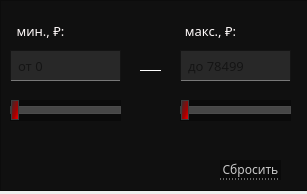
   <widget class="QWidget" name="price">
    <property name="geometry">
     <rect>
      <x>0</x>
      <y>0</y>
      <width>307</width>
      <height>194</height>
     </rect>
    </property>
    <property name="sizePolicy">
     <sizepolicy hsizetype="Preferred" vsizetype="Preferred">
      <horstretch>0</horstretch>
      <verstretch>0</verstretch>
     </sizepolicy>
    </property>
    <property name="maximumSize">
     <size>
      <width>16777215</width>
      <height>16777215</height>
     </size>
    </property>
    <property name="sizeIncrement">
     <size>
      <width>0</width>
      <height>0</height>
     </size>
    </property>
    <property name="baseSize">
     <size>
      <width>0</width>
      <height>200</height>
     </size>
    </property>
    <attribute name="icon">
     <iconset>
      <normaloff>../../images/down-arrow.png</normaloff>
      <normalon>../../images/down-arrow (1).png</normalon>
      <activeoff>../../images/down-arrow.png</activeoff>
      <activeon>../../images/down-arrow (1).png</activeon>
      <selectedoff>../../images/down-arrow.png</selectedoff>
      <selectedon>../../images/down-arrow (1).png</selectedon>../../images/down-arrow.png</iconset>
    </attribute>
    <attribute name="label">
     <string>Цена, ₽</string>
    </attribute>
    <widget class="QFrame" name="tbFrameProc">
     <property name="geometry">
      <rect>
       <x>0</x>
       <y>0</y>
       <width>311</width>
       <height>191</height>
      </rect>
     </property>
     <property name="styleSheet">
      <string notr="true">QFrame{
	background-color: #101010;
}</string>
     </property>
     <property name="frameShape">
      <enum>QFrame::StyledPanel</enum>
     </property>
     <property name="frameShadow">
      <enum>QFrame::Raised</enum>
     </property>
     <widget class="QSlider" name="sliderPriceMin">
      <property name="geometry">
       <rect>
        <x>10</x>
        <y>100</y>
        <width>111</width>
        <height>21</height>
       </rect>
      </property>
      <property name="styleSheet">
       <string notr="true">QSlider{
	background-color: rgb(10, 10, 10);
}

QSlider::groove:horizontal {
border: 1px solid #bbb;
background: rgb(160,160,160);
height:6px;
}

QSlider::sub-page:horizontal {
border: 1px solid rgb(60,60,60);
background: qlineargradient(spread:pad, x1:0, y1:1, x2:1, y2:0, stop:0.125 rgba(66, 68, 68, 255), stop:0.426136 rgba(117, 19, 19, 255), stop:0.852273 rgba(255, 0, 0, 255));

color: rgb(144, 144, 144);
height: 6px;
}

QSlider::add-page:horizontal {
border: 1px solid rgb(75,75,75);
background: rgb(70,70,70);
}

QSlider::handle:horizontal {
border: 1px solid rgb(60,60,60);
background:qlineargradient(spread:pad, x1:1, y1:1, x2:0, y2:0.057, stop:0 rgba(255, 0, 0, 255), stop:0.398876 rgba(165, 0, 0, 255), stop:0.994318 rgba(46, 48, 49, 255));
width: 6px;
margin-top: -7px;
margin-bottom: -7px;
}

QSlider::handle:horizontal:hover {
border: 1px solid rgb(60,60,60);
background: qlineargradient(x1:0, y1:0, x2:1, y2:1,
    stop:0 rgb(105,105,105), stop:1 rgb(250,0,0));
width: 9px;
margin-top: -7px;
margin-bottom: -7px;
}


QSlider::sub-page:horizontal:disabled {
background: #bbb;
border-color: #999;
}

QSlider::add-page:horizontal:disabled {
background: #eee;
border-color: #999;
}

QSlider::handle:horizontal:disabled {
background: #eee;
border: 1px solid #aaa;
border-radius: 4px;
}</string>
      </property>
      <property name="value">
       <number>0</number>
      </property>
      <property name="tracking">
       <bool>true</bool>
      </property>
      <property name="orientation">
       <enum>Qt::Horizontal</enum>
      </property>
      <property name="invertedAppearance">
       <bool>false</bool>
      </property>
      <property name="invertedControls">
       <bool>false</bool>
      </property>
     </widget>
     <widget class="Line" name="line_2">
      <property name="geometry">
       <rect>
        <x>140</x>
        <y>70</y>
        <width>21</width>
        <height>19</height>
       </rect>
      </property>
      <property name="styleSheet">
       <string notr="true">border:0px;
border-top: 1px solid white;</string>
      </property>
      <property name="orientation">
       <enum>Qt::Horizontal</enum>
      </property>
     </widget>
     <widget class="QSlider" name="sliderPriceMax">
      <property name="geometry">
       <rect>
        <x>180</x>
        <y>100</y>
        <width>111</width>
        <height>21</height>
       </rect>
      </property>
      <property name="styleSheet">
       <string notr="true">QSlider{
	background-color: rgb(10, 10, 10);
}

QSlider::groove:horizontal {
border: 1px solid #bbb;
background: rgb(160,160,160);
height:6px;
}

QSlider::sub-page:horizontal {
border: 1px solid rgb(60,60,60);
background: qlineargradient(spread:pad, x1:0, y1:1, x2:1, y2:0, stop:0.125 rgba(66, 68, 68, 255), stop:0.426136 rgba(117, 19, 19, 255), stop:0.852273 rgba(255, 0, 0, 255));

color: rgb(144, 144, 144);
height: 6px;
}

QSlider::add-page:horizontal {
border: 1px solid rgb(75,75,75);
background: rgb(70,70,70);
}

QSlider::handle:horizontal {
border: 1px solid rgb(60,60,60);
background:qlineargradient(spread:pad, x1:1, y1:1, x2:0, y2:0.057, stop:0 rgba(255, 0, 0, 255), stop:0.398876 rgba(165, 0, 0, 255), stop:0.994318 rgba(46, 48, 49, 255));
width: 6px;
margin-top: -7px;
margin-bottom: -7px;
}

QSlider::handle:horizontal:hover {
border: 1px solid rgb(60,60,60);
background: qlineargradient(x1:0, y1:0, x2:1, y2:1,
    stop:0 rgb(105,105,105), stop:1 rgb(250,0,0));
width: 9px;
margin-top: -7px;
margin-bottom: -7px;
}


QSlider::sub-page:horizontal:disabled {
background: #bbb;
border-color: #999;
}

QSlider::add-page:horizontal:disabled {
background: #eee;
border-color: #999;
}

QSlider::handle:horizontal:disabled {
background: #eee;
border: 1px solid #aaa;
border-radius: 4px;
}</string>
      </property>
      <property name="value">
       <number>0</number>
      </property>
      <property name="orientation">
       <enum>Qt::Horizontal</enum>
      </property>
      <property name="invertedAppearance">
       <bool>false</bool>
      </property>
      <property name="invertedControls">
       <bool>false</bool>
      </property>
     </widget>
     <widget class="QPushButton" name="btnResetPrice">
      <property name="geometry">
       <rect>
        <x>220</x>
        <y>160</y>
        <width>61</width>
        <height>20</height>
       </rect>
      </property>
      <property name="font">
       <font>
        <family>Montserrat Medium</family>
        <pointsize>9</pointsize>
       </font>
      </property>
      <property name="styleSheet">
       <string notr="true">QPushButton
{
	background-color: rgb(10, 10, 10);
	color:  rgb(200,200, 200);
	border: 0px;
	border-bottom: 1px dotted rgb(200, 200, 200);
}

QPushButton::hover
{
	color: red;
	border-bottom: 1px dotted red;
}
</string>
      </property>
      <property name="text">
       <string>Сбросить</string>
      </property>
     </widget>
     <widget class="QLabel" name="lbMinPrice">
      <property name="geometry">
       <rect>
        <x>10</x>
        <y>20</y>
        <width>61</width>
        <height>21</height>
       </rect>
      </property>
      <property name="font">
       <font>
        <family>Montserrat Medium</family>
        <pointsize>10</pointsize>
        <weight>50</weight>
        <bold>false</bold>
       </font>
      </property>
      <property name="styleSheet">
       <string notr="true">	color: #fffafa;
	border: 0px;
</string>
      </property>
      <property name="text">
       <string>мин., ₽:</string>
      </property>
      <property name="alignment">
       <set>Qt::AlignCenter</set>
      </property>
     </widget>
     <widget class="QLabel" name="lbMaxPrice">
      <property name="geometry">
       <rect>
        <x>180</x>
        <y>20</y>
        <width>61</width>
        <height>21</height>
       </rect>
      </property>
      <property name="font">
       <font>
        <family>Montserrat Medium</family>
        <pointsize>10</pointsize>
        <weight>50</weight>
        <bold>false</bold>
       </font>
      </property>
      <property name="styleSheet">
       <string notr="true">	color: #fffafa;
	border: 0px;
</string>
      </property>
      <property name="text">
       <string>макс., ₽:</string>
      </property>
      <property name="alignment">
       <set>Qt::AlignCenter</set>
      </property>
     </widget>
     <widget class="QLineEdit" name="leMinPrice">
      <property name="geometry">
       <rect>
        <x>10</x>
        <y>50</y>
        <width>111</width>
        <height>31</height>
       </rect>
      </property>
      <property name="font">
       <font>
        <family>Montserrat Medium</family>
        <pointsize>10</pointsize>
       </font>
      </property>
      <property name="styleSheet">
       <string notr="true">QLineEdit{
	padding-left: 5px;
	border: 1px solid rgb(20,20,20);
	background-color: rgb(40,40,40);
	border-bottom: 1px solid  rgb(120,120,120);
	selection-background-color: rgb(105, 0, 0);
}

QLineEdit:hover{
	background-color: rgb(55,55,55);
	border-bottom: 1px solid  red;
}</string>
      </property>
      <property name="placeholderText">
       <string>от 0</string>
      </property>
     </widget>
     <widget class="QLineEdit" name="leMaxPrice">
      <property name="geometry">
       <rect>
        <x>180</x>
        <y>50</y>
        <width>111</width>
        <height>31</height>
       </rect>
      </property>
      <property name="font">
       <font>
        <family>Montserrat Medium</family>
        <pointsize>10</pointsize>
       </font>
      </property>
      <property name="styleSheet">
       <string notr="true">QLineEdit{
	padding-left: 5px;
	border: 1px solid rgb(20,20,20);
	background-color: rgb(40,40,40);
	border-bottom: 1px solid  rgb(120,120,120);
	selection-background-color: rgb(105, 0, 0);
}

QLineEdit:hover{
	background-color: rgb(55,55,55);
	border-bottom: 1px solid  red;
}</string>
      </property>
      <property name="placeholderText">
       <string>до 78499</string>
      </property>
     </widget>
    </widget>
   </widget>
